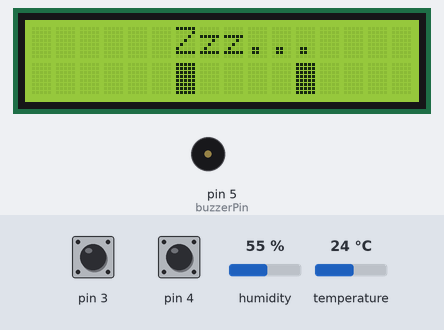
Bench run of a sketch on a simulated Arduino Uno, built with avr-gcc and run on an emulated ATmega328P. Shown: 16×2 character LCD, buzzer (waves = sounding). The inputs (shaded band) are chosen by the test bench; at power-on: pin 3 HIGH, pin 4 HIGH, humidity 55 %, temperature 24 °C. The local clock reads 2024-03-15 10:24:30 at power-on unless the sketch sets it; random numbers use the default seed unless the sketch sets one.

Above: at 4.2 s.
4.3 s: pin 3 pulled LOW for 0.15 s
At 5.3 s:
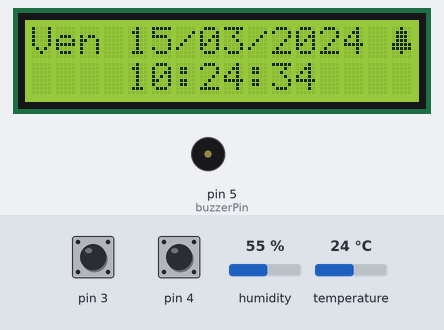
7.4 s: pin 4 pulled LOW for 3.2 s
At 10.2 s:
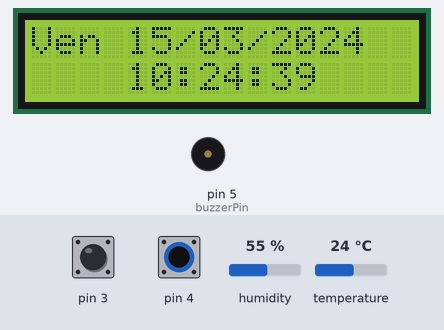
12.9 s: pin 3 pulled LOW for 1 s
At 15.1 s:
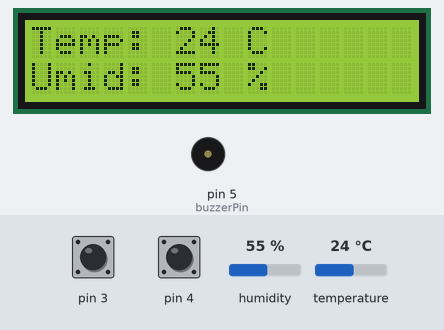
15.4 s: pin 3 pulled LOW for 0.15 s
At 16.1 s:
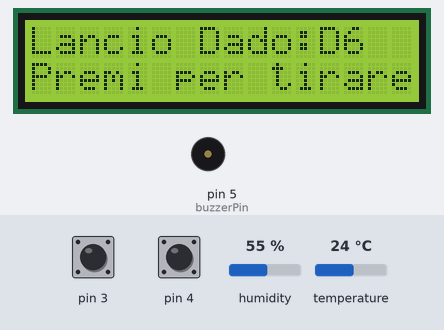
17.1 s: pin 4 pulled LOW for 0.15 s
At 18.5 s:
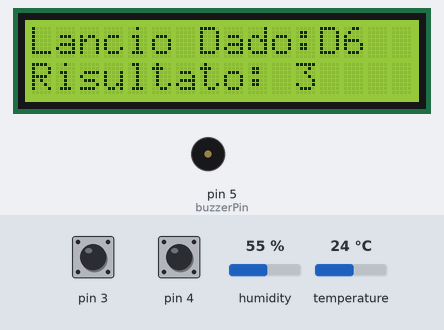
19.3 s: pin 4 pulled LOW for 1 s
At 20.7 s:
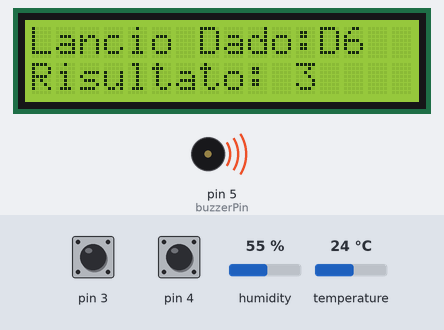
Timing chart, 0 to 22.4 s (numbered marks = the images above; inputs shaded):
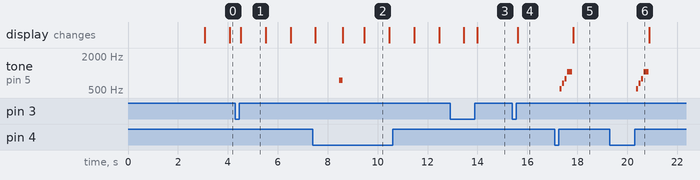

Measured:
- after the input at 7.4 s, tone on pin 5 (buzzerPin): silent → 750 Hz after 1.1 s, → silent 0.15 s later
- after the input at 15.4 s, the display: changes after 0.21 s (image 4)
- after the input at 17.1 s, tone on pin 5 (buzzerPin): plays 523 Hz for 0.08 s, 659 Hz for 0.08 s, 784 Hz for 0.08 s, 1047 Hz for 0.20 s, starting after 0.20 s; the display: changes after 0.73 s (image 5)
- after the input at 19.3 s, tone on pin 5 (buzzerPin): plays 523 Hz for 0.08 s, 659 Hz for 0.08 s, 784 Hz for 0.08 s, 1047 Hz for 0.20 s, starting after 1.1 s
- what the display in image 1 shows lasts 1.0 s, from 4.5 s to 5.5 s

The sketch:

ClockCiock_v3.3.ino
```cpp
/*----------------------- C H A N G E L O G -----------------------------------
v1.0 (03/09/2026): Schermata singola con ora (RTC Module) e temperatura (sensore DTH11)
v2.0 (03/09/2026): Navigazione con un pulsante, 5 schermate: Data e ora; temperatura e umidità; 3 schermate D6, D20, D100 aggiunto pulsante per lanciare dado
v3.0 (03/09/2026): Aggiunta schermata di avvio e schermata Idle con robot
v3.1 (04/09/2026): Aggiunto buzzer passivo e sveglia: jingle per lancio dei dadi e suono per la sveglia
v3.2 (04/09/2026): Giorno della settimana su RTC, toggle sveglia con pressione 2s (tasto 2) e icona campanella
v3.3 (04/09/2026): Riformattazione della logica pulsanti e schermate in funzioni dedicate
------------------------------------------------------------------------------
*/
#include <Wire.h>
#include <LiquidCrystal.h>
#include <SimpleDHT.h>
#include "RTClib.h"

// Note musicali (frequenze in Hz) per il cicalino passivo
#define NOTE_C5  523
#define NOTE_E5  659
#define NOTE_G5  784
#define NOTE_C6  1047

LiquidCrystal lcd(7, 8, 9, 10, 11, 12);

// Slot 1: Occhi robot
byte quadrato[8] = {
  B11111, B11111, B11111, B11111,
  B11111, B11111, B11111, B11111
};

// Slot 2: Icona campanella sveglia (5x8 pixel)
byte campanella[8] = {
  B00100,
  B01110,
  B01110,
  B01110,
  B11111,
  B11111,
  B00100,
  B00000
};

const char daysOfTheWeek[7][4] = {"Dom", "Lun", "Mar", "Mer", "Gio", "Ven", "Sab"};

int pinDHT11 = 2;
SimpleDHT11 dht11(pinDHT11);
RTC_DS1307 rtc;

const int buzzerPin = 5;

// ============================================================================
// STRUTTURA E GESTIONE PULSANTI
// ============================================================================
struct Button {
  const int pin;
  int state;
  int lastState;
  unsigned long lastDebounceTime;
  unsigned long pressStartTime;
  bool longPressHandled;
};

// Inizializzazione delle due istanze pulsante
Button btnScreen = {3, HIGH, HIGH, 0, 0, false};
Button btnRoll   = {4, HIGH, HIGH, 0, 0, false};

const unsigned long debounceDelay = 50;
const unsigned long longPressThreshold = 1000; // 2 secondi per pressione lunga

// 0: Nessun evento | 1: Click singolo | 2: Pressione lunga
int checkButton(Button &btn, unsigned long currentMillis) {
  int event = 0;
  int reading = digitalRead(btn.pin);

  if (reading != btn.lastState) {
    btn.lastDebounceTime = currentMillis;
  }

  if ((currentMillis - btn.lastDebounceTime) > debounceDelay) {
    if (reading != btn.state) {
      btn.state = reading;

      if (btn.state == LOW) { // Pulsante appena premuto verso GND
        btn.pressStartTime = currentMillis;
        btn.longPressHandled = false;
      } else {                // Pulsante rilasciato
        if (!btn.longPressHandled) {
          event = 1; // Click corto
        }
      }
    }
  }

  // Rilevamento pressione continua prolungata
  if (btn.state == LOW && !btn.longPressHandled) {
    if (currentMillis - btn.pressStartTime >= longPressThreshold) {
      btn.longPressHandled = true;
      event = 2; // Pressione lunga raggiunta
    }
  }

  btn.lastState = reading;
  return event;
}

// Impostazioni Sveglia
const int alarmHour = 12;
const int alarmMinute = 42;
bool alarmEnabled = true;
bool alarmTriggered = false;
bool alarmDismissedToday = false;

// 0=Robot, 1=Clock, 2=Weather, 3=D6, 4=D20, 5=D100
int currentScreen = 0;
int resultD6 = 0, resultD20 = 0, resultD100 = 0;

unsigned long previousMillis = 0;
const long interval = 1000;
bool forceUpdate = false;

int eyeFrame = 0;
unsigned long lastEyeUpdate = 0;
const unsigned long eyeInterval = 1000;

// ============================================================================
// FUNZIONI AUDIO E TRANSIZIONE SCHERMATA
// ============================================================================
void playRollJingle() {
  tone(buzzerPin, NOTE_C5, 80); delay(100);
  tone(buzzerPin, NOTE_E5, 80); delay(100);
  tone(buzzerPin, NOTE_G5, 80); delay(100);
  tone(buzzerPin, NOTE_C6, 200); delay(220);
  noTone(buzzerPin);
}

void nextScreen() {
  currentScreen++;
  if (currentScreen > 5) currentScreen = 0;
  lcd.clear();
  forceUpdate = true;
}

// ============================================================================
// RENDERING SCHERMI
// ============================================================================
void drawRobotScreen(unsigned long currentMillis) {
  if (currentMillis - lastEyeUpdate >= eyeInterval || forceUpdate) {
    lastEyeUpdate = currentMillis;
    forceUpdate = false;
    lcd.setCursor(0, 0);
    lcd.print("      Zzz...    ");
    lcd.setCursor(0, 1);
    switch (eyeFrame) {
      case 0: lcd.print("     \x01    \x01   "); break;
      case 1: lcd.print("      \x01    \x01  "); break;
      case 2: lcd.print("     \x01    \x01   "); break;
      case 3: lcd.print("    \x01    \x01    "); break;
      case 4: lcd.print("     -    -   "); break;
    }
    eyeFrame++;
    if (eyeFrame > 4) eyeFrame = 0;
  }
}

void drawClockScreen(const DateTime& now) {
  lcd.setCursor(0, 0);
  lcd.print(daysOfTheWeek[now.dayOfTheWeek()]);
  lcd.print(" ");
  if (now.day() < 10) lcd.print('0');
  lcd.print(now.day());
  lcd.print('/');
  if (now.month() < 10) lcd.print('0');
  lcd.print(now.month());
  lcd.print('/');
  lcd.print(now.year());

  lcd.setCursor(15, 0);
  if (alarmEnabled) lcd.write(byte(2));
  else lcd.print(" ");

  lcd.setCursor(0, 1);
  lcd.print("    ");
  if (now.hour() < 10) lcd.print('0');
  lcd.print(now.hour());
  lcd.print(':');
  if (now.minute() < 10) lcd.print('0');
  lcd.print(now.minute());
  lcd.print(':');
  if (now.second() < 10) lcd.print('0');
  lcd.print(now.second());
}

void drawWeatherScreen() {
  byte temperature = 0;
  byte humidity = 0;
  if (dht11.read(&temperature, &humidity, NULL) == 0) {
    lcd.setCursor(0, 0);
    lcd.print("Temp: ");
    lcd.print(temperature);
    lcd.print(" C     ");
    lcd.setCursor(0, 1);
    lcd.print("Umid: ");
    lcd.print(humidity);
    lcd.print(" %     ");
  }
}

void drawDiceScreen(const char* diceName, int result) {
  lcd.setCursor(0, 0);
  lcd.print("Lancio Dado:");
  lcd.print(diceName);

  lcd.setCursor(0, 1);
  if (result == 0) {
    lcd.print("Premi per tirare");
  } else {
    lcd.print("Risultato: ");
    lcd.print(result);
    lcd.print("    ");
  }
}

void updateDisplay(unsigned long currentMillis, const DateTime& now) {
  if (currentScreen == 0) {
    drawRobotScreen(currentMillis);
    return;
  }

  if (currentMillis - previousMillis >= interval || forceUpdate || currentMillis < 100) {
    previousMillis = currentMillis;
    forceUpdate = false;

    switch (currentScreen) {
      case 1: drawClockScreen(now); break;
      case 2: drawWeatherScreen(); break;
      case 3: drawDiceScreen("D6 ", resultD6); break;
      case 4: drawDiceScreen("D20", resultD20); break;
      case 5: drawDiceScreen("D100", resultD100); break;
    }
  }
}

// ============================================================================
// SETUP & LOOP
// ============================================================================
void setup() {
  lcd.begin(16, 2);
  lcd.createChar(1, quadrato);
  lcd.createChar(2, campanella);
  Wire.begin();

  pinMode(buzzerPin, OUTPUT);
  pinMode(btnScreen.pin, INPUT_PULLUP);
  pinMode(btnRoll.pin, INPUT_PULLUP);
  randomSeed(analogRead(0));

  lcd.setCursor(0, 0);
  lcd.print("   ClockCiock    ");
  lcd.setCursor(0, 1);
  lcd.print("by Ciock ver 3.3  ");
  delay(3000);
  lcd.clear();

  if (!rtc.begin()) {
    lcd.print("Errore RTC");
    while (1);
  }

  forceUpdate = true;
}

void loop() {
  unsigned long currentMillis = millis();
  DateTime now = rtc.now();

  // Controllo scatto sveglia
  if (alarmEnabled && now.hour() == alarmHour && now.minute() == alarmMinute && !alarmDismissedToday) {
    alarmTriggered = true;
  }
  if (now.minute() != alarmMinute) {
    alarmDismissedToday = false;
  }

  // Allarme attivo
  if (alarmTriggered) {
    lcd.setCursor(0, 0);
    lcd.print("*** SVEGLIA! ***");
    lcd.setCursor(0, 1);
    lcd.print(" Premi un tasto ");

    tone(buzzerPin, 1000, 200);
    delay(300);
    tone(buzzerPin, 2000, 200);
    delay(300);

    if (digitalRead(btnScreen.pin) == LOW || digitalRead(btnRoll.pin) == LOW) {
      alarmTriggered = false;
      alarmDismissedToday = true;
      noTone(buzzerPin);
      lcd.clear();
      forceUpdate = true;
    }
    return;
  }

  // Lettura eventi pulsanti tramite la funzione dedicata
  int screenEvent = checkButton(btnScreen, currentMillis);
  int rollEvent   = checkButton(btnRoll, currentMillis);

  // Azioni Pulsante 1 (Cambio Schermata)
  if (screenEvent == 1) {
    nextScreen();
  }

  // Azioni Pulsante 2: Click Singolo (Tiro Dado)
  if (rollEvent == 1) {
    if (currentScreen == 3) { resultD6 = random(1, 7); playRollJingle(); }
    else if (currentScreen == 4) { resultD20 = random(1, 21); playRollJingle(); }
    else if (currentScreen == 5) { resultD100 = random(1, 101); playRollJingle(); }
    forceUpdate = true;
  }

  // Azioni Pulsante 2: Pressione Lunga (Toggle Sveglia nella schermata Orologio)
  if (rollEvent == 2 && currentScreen == 1) {
    alarmEnabled = !alarmEnabled;
    tone(buzzerPin, alarmEnabled ? 1500 : 750, 150);
    delay(150);
    noTone(buzzerPin);
    forceUpdate = true;
  }

  // Aggiornamento grafico LCD
  updateDisplay(currentMillis, now);
}
```
